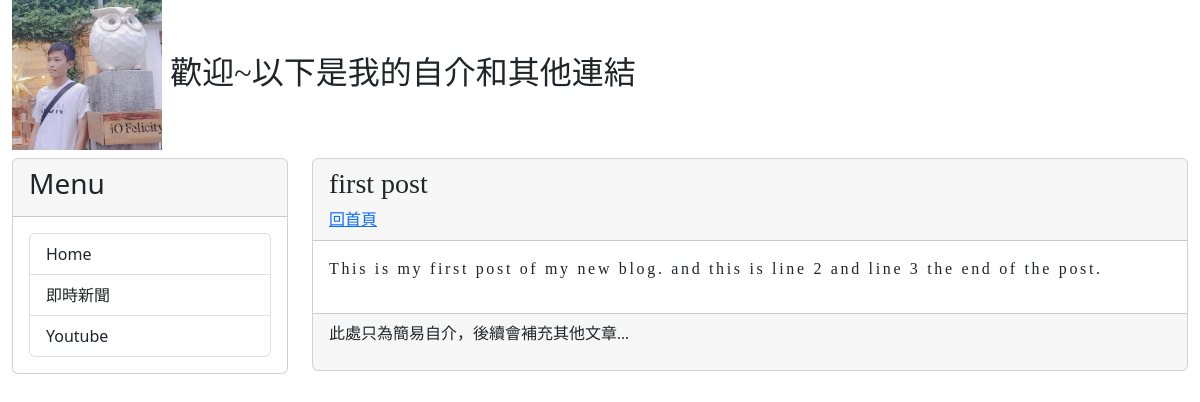
Page /post/first-post/ on the committed database.
### mysite/models.py (models this page shows, shortened)
class Post(models.Model):
    title = models.CharField(max_length=200) #最大可儲存字元200
    slug = models.CharField(max_length=200) #最大可儲存字元200
    body = models.TextField() #會超過255字元都這樣表示
    pub_date = models.DateTimeField(auto_now_add=True)
    class Meta:
        ordering = ('-pub_date',)

### mysite/views.py (the view)
# urls.py: path("post/<slug:slug>/", showpost),
def showpost(request, slug):
    try:
        post = Post.objects.get(slug=slug)
        if post != None:
            return render(request, "post.html", locals()) #post為文章
    except:
        return redirect('/')

### templates/post.html (shortened to what this page needs)
{% extends "base.html" %}
{% block headmessage %}
    <h3 style='font-family: 微軟正黑體;'>{{ post.title }}</h3>
    <a style='font-family: 微軟正黑體;' href='/'>回首頁</a>
{% endblock headmessage %}
{% block content %}
    <p style='font-family: 微軟正黑體;font-size:12pt;letter-spacing:2pt;'>
        {{ post.body | safe}}</a>
    </p>
{% endblock content %}

### rows in the picture
Post: title "first post", body "This is my first post of my new blog. and this is line 2 and line 3 the end of the post."
